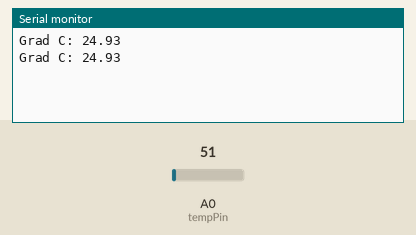
This sketch was run on a simulated Arduino Uno, built with avr-gcc and run on an emulated ATmega328P. On the bench: the last lines printed to the serial monitor. The inputs (shaded band) are chosen by the test bench; at power-on: A0 (tempPin) = 51.

Above: at 2.3 s.
2.4 s: A0 (tempPin) set to 61
At 4.2 s:
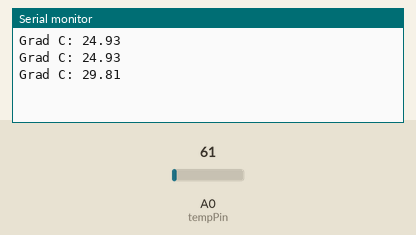
4.5 s: A0 (tempPin) set to 71
At 5.4 s:
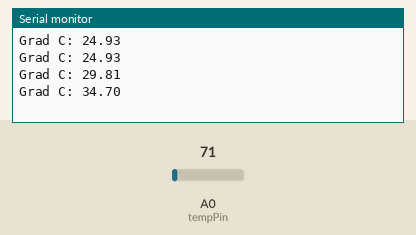
Timing chart, 0 to 7.5 s (numbered marks = the images above; inputs shaded):
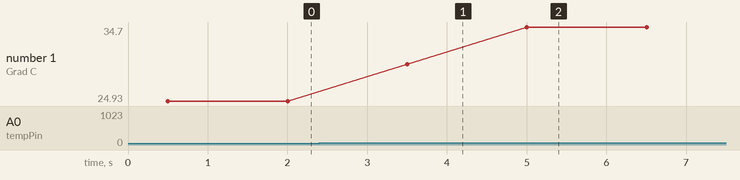

Measured:
- after the input at 2.4 s, the serial monitor: prints a new line after 1.1 s (image 1)
- after the input at 4.5 s, the serial monitor: prints a new line after 0.50 s (image 2)
- plotted number 1: 24.93 → 29.81 after the input at 2.4 s, 29.81 → 34.7 after the input at 4.5 s

The sketch:

arduino-sensoren-2_kap2-lm35.ino
```cpp
// Temperaturmessung mit Temperatursensor LM35
// Datei: arduino-sensoren-2_kap2-lm35.ino

float valTemp;
// Analogeingang A0
int tempPin = 0;
float tempC;
float tempCmV;


void setup()
{
  // Serielle Schnittstelle initialisieren
  Serial.begin(9600);
}

void loop()
{
  // Analogport einlesen
  valTemp = analogRead(tempPin);
  // Wert umkonvertieren,
  tempCmV = (5000* valTemp)/1023.0;
  tempC = tempCmV/10;
  delay(500);

  // Wert an serielle Schnittstelle senden
  // Ausgabe als Grad Celsius
  Serial.print("Grad C: ");
  Serial.println(tempC);
  // Messwert auf 0 setzen
  tempC=0;
  // warten 1 Sekunde
  delay(1000);
}
```
